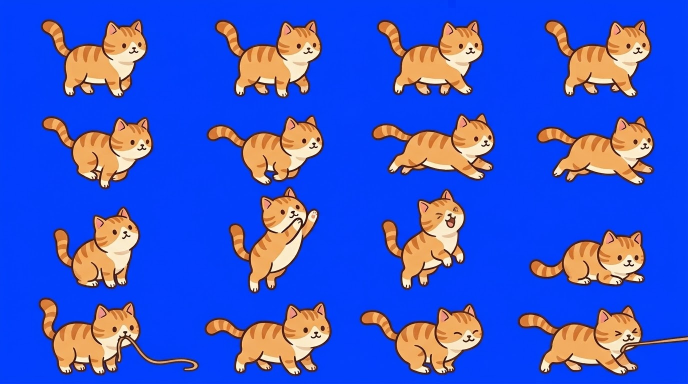
#> input picture tools/cat_sheet.jpg, 1376 x 768 px (shown at 1/2 size)
$ python cut_sheet.py
#> lines starting #> are read from the running program, lines starting #| are printed output that depends on the picture; after the words box and inside, x2 and y2 are one past the last pixel; in counts of white or black regions, pixels touching at a corner belong together
"""Cut the orange-tabby sprite sheet (4x4, blue chroma background) into transparent frames,
recolor it into all 13 breeds, and write per-breed atlases + js/sprites.js (frame metadata).
usage: python3 tools/cut_sheet.py <sheet.jpg>"""
import sys, json, colorsys, os

def save_png(img, path):
    q = img.quantize(colors=256, method=Image.FASTOCTREE, dither=Image.Dither.NONE)
    q.save(path, optimize=True)

import numpy as np
from PIL import Image
from scipy import ndimage as ndi

ROOT = os.path.dirname(os.path.dirname(os.path.abspath(__file__)))
OUT = os.path.join(ROOT, 'game', 'assets', 'cats')
SRC = sys.argv[1] if len(sys.argv) > 1 else os.path.join(ROOT, 'tools', 'cat_sheet.jpg')
POSES = ['walk1', 'walk2', 'walk3', 'walk4', 'stalk1', 'stalk2', 'run1', 'run2',
         'sit', 'paw', 'jump', 'lie', 'bite', 'alert', 'happy', 'pull']
LINE_FRAMES = {'bite', 'pull'}

im = np.asarray(Image.open(SRC).convert('RGB')).astype(np.float32)
H, W, _ = im.shape
#> H = 768; W = 1376
border = np.concatenate([im[:4].reshape(-1, 3), im[-4:].reshape(-1, 3), im[:, :4].reshape(-1, 3), im[:, -4:].reshape(-1, 3)])
BG = np.median(border, axis=0)
#> BG = [2, 63, 250]
print('bg', BG)
#| bg [  2.  63. 250.]
key = im[..., 2] - np.maximum(im[..., 0], im[..., 1])
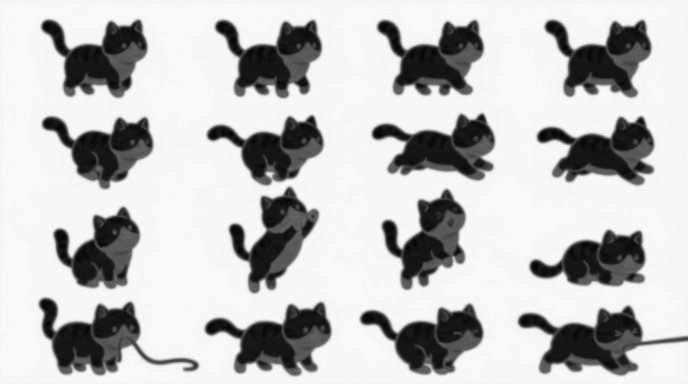
#> key: shape (768, 1376) float32 (shown at 1/2 size); min -176, max 200, mean 106.2; drawn with min black and max white
bgkey = BG[2] - max(BG[0], BG[1])
#> bgkey = 187
FGK = -40.0
alpha = np.clip((bgkey - 12 - key) / (bgkey - 12 - FGK), 0, 1)
alpha[alpha < 0.06] = 0
#> alpha: shape (768, 1376) float32; min 0, max 1, mean 0.281
alpha[alpha > 0.94] = 1
#> alpha: shape (768, 1376) float32; min 0, max 1, mean 0.281
# un-mix the blue background from semi transparent edge pixels, then despill
a3 = np.maximum(alpha, 1e-3)[..., None]
col = (im - (1 - alpha[..., None]) * BG) / a3
col = np.clip(col, 0, 255)
col[..., 2] = np.minimum(col[..., 2], np.maximum(col[..., 0], col[..., 1]))

mask = alpha > 0.5
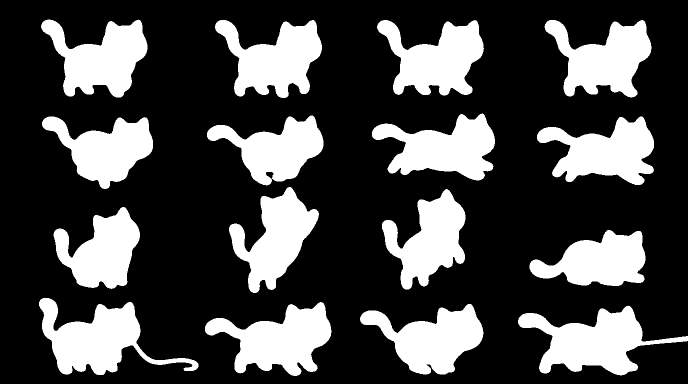
#> mask: shape (768, 1376) bool (shown at 1/2 size); 27.9% white; 16 white regions, largest, box (x1, y1, x2, y2) and area: (1036, 611, 1376, 751) 20791, (78, 596, 397, 750) 20721, (410, 604, 663, 752) 19900
lab, n = ndi.label(ndi.binary_dilation(mask, iterations=3))
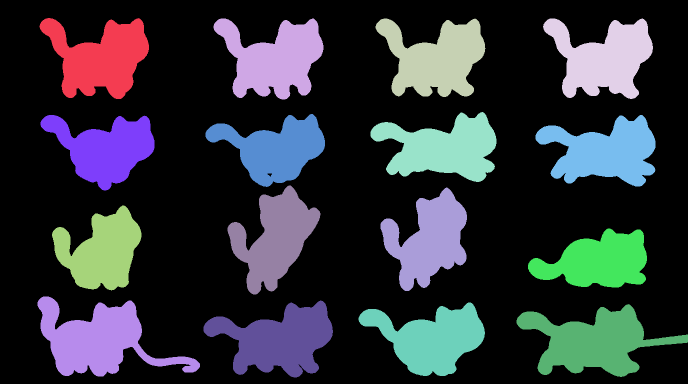
#> lab: shape (768, 1376) int32 (shown at 1/2 size); 17 distinct labels, from 0 to 16; one colour per label, 0 black
#> n = 16
sizes = ndi.sum(np.ones_like(lab), lab, range(n + 1))
#> sizes = 17 values, max 726720 at index 0, min 18148 at index 12, mean 62162.8
big = [i for i in range(1, n + 1) if sizes[i] > 4000]
#> big = [1, 2, 3, 4, 5, 6, 7, 8, 9, 10, 11, 12, 13, 14, 15, 16]
objs = []
for i in big:
    sl = ndi.find_objects((lab == i).astype(int))[0]
    objs.append((i, sl))
#> this loop made 16 passes
#> after the loop, objs = 16 items
assert len(objs) == 16, len(objs)
# rows by y centre, then x
objs.sort(key=lambda o: (o[1][0].start + o[1][0].stop) / 2)
rows = [sorted(objs[r * 4:(r + 1) * 4], key=lambda o: o[1][1].start) for r in range(4)]
#> rows = 4 items
objs = [o for r in rows for o in r]

frames = {}
disk = lambda r: (np.add.outer(np.arange(-r, r + 1) ** 2, np.arange(-r, r + 1) ** 2) <= r * r)
for pose, (i, sl) in zip(POSES, objs):
    y0, y1, x0, x1 = sl[0].start, sl[0].stop, sl[1].start, sl[1].stop
    m = (lab[y0:y1, x0:x1] == i)
    al = alpha[y0:y1, x0:x1] * ndi.binary_dilation(m, iterations=2)
    c = col[y0:y1, x0:x1].copy()
    mouth = None
    if pose in LINE_FRAMES:
        solid = al > 0.5
        body = ndi.binary_opening(solid, structure=disk(5))
        bl, bn = ndi.label(body)
        bs = ndi.sum(np.ones_like(bl), bl, range(bn + 1))
        body = bl == int(np.argmax(bs[1:]) + 1)
        keep = ndi.binary_dilation(body, structure=disk(7)) & solid
        keep = ndi.binary_fill_holes(keep)
        line = solid & ~keep
        touch = line & ndi.binary_dilation(keep, structure=disk(3))
        ys, xs = np.nonzero(touch)
        mouth = (float(xs.mean()), float(ys.mean())) if len(xs) else None
        soft = ndi.binary_dilation(keep, iterations=1)
        al = al * soft
    yy, xx = np.nonzero(al > 0.05)
    by0, by1, bx0, bx1 = yy.min(), yy.max() + 1, xx.min(), xx.max() + 1
    al = al[by0:by1, bx0:bx1]; c = c[by0:by1, bx0:bx1]
    if mouth: mouth = (mouth[0] - bx0, mouth[1] - by0)
    # ground anchor: bottom, horizontally at the alpha centroid of the lowest 25% (the feet)
    h, w = al.shape
    low = al[int(h * 0.75):]
    cxm = float((low.sum(0) * np.arange(w)).sum() / max(1e-6, low.sum()))
    frames[pose] = dict(alpha=al, rgb=c, ax=cxm, ay=float(h), mouth=mouth)
    print(pose, w, h, 'mouth', mouth)
#> this loop made 16 passes
#> (pose, i, y0, y1, x0, x1, bn, bs) on passes 13, 16: ('bite', 13, 593, 753, 75, 400, 2, [32598, 19200, 202]), ('pull', 16, 608, 754, 1033, 1376, 2, [30032, 19965, 81])
#> (pose, i, y0, y1, x0, x1, by0, by1) on passes 1 to 6: ('walk1', 1, 36, 198, 79, 298, 0, 162), ('walk2', 2, 37, 199, 427, 647, 0, 162), ('walk3', 3, 37, 194, 751, 971, 0, 157), ('walk4', 4, 37, 198, 1086, 1306, 0, 161), ('stalk1', 7, 230, 381, 81, 309, 0, 151), ('stalk2', 6, 228, 374, 411, 650, 0, 145)
#| walk1 218 162 mouth None
#| walk2 219 162 mouth None
#| walk3 219 157 mouth None
#| walk4 219 161 mouth None
#| stalk1 228 151 mouth None
#| stalk2 239 145 mouth None
#| run1 251 140 mouth None
#| run2 240 143 mouth None
#> (further printed lines are left out)
#> pass 1, `c = col[y0:y1, x0:x1].copy()`:
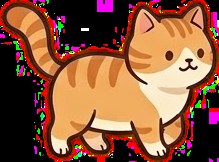
#> c: shape (162, 219, 3) float32; mean R, G, B 138.5, 86.9, 59.3
#> after the loop: body: shape (146, 343) bool; 39.9% white; 1 white region, box (x1, y1, x2, y2) and area: (3, 3, 252, 143) 19965
#> after the loop: keep: shape (146, 343) bool; 40% white; 1 white region, box (x1, y1, x2, y2) and area: (3, 3, 259, 143) 20036
#> after the loop: m: shape (146, 343) bool; 47.2% white; 1 white region, box (x1, y1, x2, y2) and area: (0, 0, 343, 146) 23622
#> after the loop: solid: shape (146, 343) bool; 41.5% white; 1 white region, box (x1, y1, x2, y2) and area: (3, 3, 343, 143) 20791
#> after the loop:
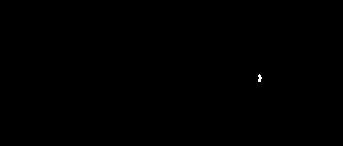
#> touch: shape (146, 343) bool; 0.04% white in thin lines or dots, all inside (x1, y1, x2, y2) = (258, 74, 262, 82)
#> after the loop, frames = 16 items

# ---------- recolor ----------
def smooth(e0, e1, x):
    t = np.clip((x - e0) / (e1 - e0), 0, 1); return t * t * (3 - 2 * t)

def field(seed, scale=6, sm=1.6):
    rs = np.random.RandomState(seed)
    f = ndi.gaussian_filter(rs.rand(scale * 8, scale * 8), sm * 4)
    f = (f - f.min()) / (f.max() - f.min()); return f

def sample(f, u, v):
    s = f.shape[0] - 1
    return f[np.clip((v * s).astype(int), 0, s), np.clip((u * s).astype(int), 0, s)]

def classify(rgb):
    r, g, b = rgb[..., 0] / 255, rgb[..., 1] / 255, rgb[..., 2] / 255
    mx = np.maximum(np.maximum(r, g), b); mn = np.minimum(np.minimum(r, g), b)
    v = mx; s = np.where(mx > 0, (mx - mn) / np.maximum(mx, 1e-6), 0)
    hue = np.zeros_like(v)
    d = np.maximum(mx - mn, 1e-6)
    hr = ((g - b) / d) % 6; hg = (b - r) / d + 2; hb = (r - g) / d + 4
    hue = np.where(mx == r, hr, np.where(mx == g, hg, hb)) * 60
    warm = smooth(8, 16, hue) * (1 - smooth(52, 62, hue))       # orange/cream family (not pink)
    pinkish = (1 - warm) * smooth(0.15, 0.3, s)
    recol = warm * smooth(0.32, 0.55, v)                       # not the dark outline
    recol = np.maximum(recol, smooth(0.8, 0.9, v) * smooth(0.25, 0.1, s) * (1 - pinkish))  # whites/cream
    wf = smooth(0.26, 0.5, s)                                  # fur vs. belly(cream)
    return v, s, recol, wf

V_FUR = 0.96; V_BEL = 0.96
def recolor(fr, spec, seed):
    rgb = fr['rgb']; al = fr['alpha']
    if spec is None: return rgb
    v, s, recol, wf = classify(rgb)
    h, w = v.shape
    vv, uu = np.mgrid[0:h, 0:w]
    u = uu / max(1, w - 1); vn = vv / max(1, h - 1)
    lr = np.clip(v / V_FUR, 0, 1.1)
    fur = np.array(spec['fur'], np.float32)
    furc = fur[None, None, :] * np.ones((h, w, 1), np.float32)
    bel = np.array(spec['belly'], np.float32)[None, None, :] * np.ones((h, w, 1), np.float32)
    pat = spec.get('pattern')
    if pat == 'calico' or pat == 'maneki':
        f1 = sample(field(seed), u, vn); f2 = sample(field(seed + 7), u, vn)
        o_th, k_th = (0.52, 0.56) if pat == 'calico' else (0.6, 0.64)
        om = smooth(o_th - 0.03, o_th + 0.03, f1)[..., None]; km = smooth(k_th - 0.03, k_th + 0.03, f2)[..., None]
        furc = furc * (1 - om) + np.array([240, 150, 70])[None, None] * om
        furc = furc * (1 - km) + np.array([70, 62, 66])[None, None] * km
    if pat == 'sabi':
        f1 = sample(field(seed, 10, 0.8), u, vn)
        om = smooth(0.55, 0.65, f1)[..., None]
        furc = furc * (1 - om) + np.array([200, 115, 55])[None, None] * om
        bel = bel * (1 - om * 0.6) + np.array([200, 130, 70])[None, None] * om * 0.6
    if pat in ('point', 'lilac'):
        m = al > 0.5
        cy, cxx = np.nonzero(m); my, mxx = cy.mean(), cxx.mean()
        dist = np.hypot((uu - mxx) / w, (vv - my) / h * 0.8)
        pm = smooth(0.30, 0.46, dist)[..., None]
        ptc = np.array([80, 55, 45] if pat == 'point' else [125, 110, 140])[None, None]
        furc = furc * (1 - pm) + ptc * pm
        bel = bel * (1 - pm * 0.8) + ptc * pm * 0.8
    g = spec.get('gamma', 1.0)
    shade_f = lr ** g
    shade_b = np.clip(v / V_BEL, 0, 1.05) ** spec.get('bgamma', 1.0)
    new = wf[..., None] * furc * shade_f[..., None] + (1 - wf[..., None]) * bel * shade_b[..., None]
    if spec.get('shine'):
        hi = smooth(0.3, 0.0, np.abs(u - vn * 0.6 - 0.25))[..., None] * 0.25
        new = new * (1 - hi) + 255 * hi
    new = np.clip(new, 0, 255)
    out = rgb * (1 - recol[..., None]) + new * recol[..., None]
    if spec.get('outline'):
        dark = (1 - recol)[..., None] * smooth(0.45, 0.2, v)[..., None]
        out = out * (1 - dark * 0.5) + np.array(spec['outline'])[None, None] * dark * 0.5
    return np.clip(out, 0, 255)

SPECS = {
    'chatora': None,
    'kijitora': dict(fur=[160, 122, 82], belly=[228, 214, 190], gamma=2.4),
    'kuro': dict(fur=[78, 72, 88], belly=[92, 86, 100], gamma=1.0, bgamma=1.0, outline=[25, 20, 30]),
    'sabatora': dict(fur=[172, 176, 184], belly=[238, 238, 242], gamma=2.6),
    'shiro': dict(fur=[250, 248, 244], belly=[255, 255, 255], gamma=0.35, bgamma=0.6),
    'hachiware': dict(fur=[74, 70, 82], belly=[252, 252, 250], gamma=0.9, outline=[25, 20, 30]),
    'cream': dict(fur=[247, 216, 160], belly=[253, 246, 232], gamma=0.9),
    'mike': dict(fur=[250, 247, 240], belly=[255, 253, 248], gamma=0.35, pattern='calico'),
    'sabi': dict(fur=[78, 56, 46], belly=[98, 74, 58], gamma=1.0, pattern='sabi', outline=[25, 15, 10]),
    'siamese': dict(fur=[240, 226, 200], belly=[250, 242, 228], gamma=0.5, pattern='point'),
    'oshare': dict(fur=[246, 238, 236], belly=[252, 248, 248], gamma=0.5, pattern='lilac'),
    'maneki': dict(fur=[252, 250, 246], belly=[255, 255, 252], gamma=0.3, pattern='maneki'),
    'kin': dict(fur=[246, 196, 52], belly=[255, 232, 140], gamma=1.6, shine=True),
}

# ---------- atlas layout (shared by all breeds) ----------
PAD = 6
S = 0.7  # atlas scale (keeps the download small; still crisp in the close-up window)
order = POSES
cols = 4
cw = max(f['alpha'].shape[1] for f in frames.values()) + PAD * 2
#> cw = 271
chh = max(f['alpha'].shape[0] for f in frames.values()) + PAD * 2
#> chh = 230
AW, AH = cw * cols, chh * ((len(order) + cols - 1) // cols)
#> AW = 1084; AH = 920
meta = {}
for k, p in enumerate(order):
    f = frames[p]; h, w = f['alpha'].shape
    ox = (k % cols) * cw + PAD; oy = (k // cols) * chh + PAD
    m = dict(x=int(ox), y=int(oy), w=int(w), h=int(h), ax=round(f['ax'], 1), ay=round(f['ay'], 1))
    if f['mouth']: m['mx'] = round(f['mouth'][0], 1); m['my'] = round(f['mouth'][1], 1)
    meta[p] = m
#> this loop made 16 passes
#> (ox, oy) on passes 2 to 13: (277, 6), (548, 6), (819, 6), (6, 236), (277, 236), (548, 236), (819, 236), (6, 466), (277, 466), (548, 466), (819, 466), (6, 696)
#> (ox, oy) on pass 1: (6, 6)
#> after the loop, meta = 16 items

ICONS = ['sit', 'happy', 'jump', 'walk1', 'lie']
for bi, (bid, spec) in enumerate(SPECS.items()):
    atlas = np.zeros((AH, AW, 4), np.float32)
    for p in order:
        f = frames[p]; m = meta[p]
        rgb = recolor(f, spec, 1000 + bi * 31)
        atlas[m['y']:m['y'] + m['h'], m['x']:m['x'] + m['w'], :3] = rgb
        atlas[m['y']:m['y'] + m['h'], m['x']:m['x'] + m['w'], 3] = f['alpha'] * 255
        if p in ICONS:
            ic = np.dstack([rgb, f['alpha'] * 255]).astype(np.uint8)
            save_png(Image.fromarray(ic, 'RGBA'), os.path.join(OUT, '%s_%s.png' % (bid, p)))
    img = Image.fromarray(atlas.astype(np.uint8), 'RGBA').resize((round(AW * S), round(AH * S)), Image.LANCZOS)
    save_png(img, os.path.join(OUT, 'atlas_%s.png' % bid))
#> this loop made 13 passes
#> pass 1, in recolor (call 2), `al = fr['alpha']`:
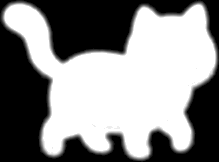
#> al: shape (162, 219) float32; min 0, max 1, mean 0.543
#> after the loop:
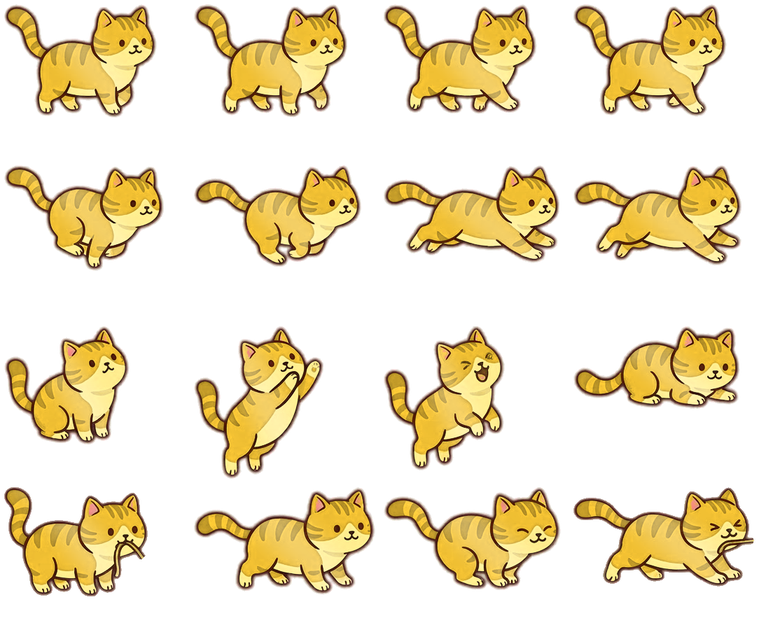
#> img: PIL image 759x644 RGBA; mean R, G, B, A 63.7, 49.9, 21.3, 75.2; transparent parts drawn white

for p, m in meta.items():
    for k in list(m.keys()): m[k] = round(m[k] * S, 1)
    x0 = int(m['x']) ; y0 = int(m['y'])
    dx, dy = m['x'] - x0, m['y'] - y0
    m['w'] = round(m['w'] + dx, 1); m['h'] = round(m['h'] + dy, 1)
    m['ax'] = round(m['ax'] + dx, 1); m['ay'] = round(m['ay'] + dy, 1)
    if 'mx' in m: m['mx'] = round(m['mx'] + dx, 1); m['my'] = round(m['my'] + dy, 1)
    m['x'] = x0; m['y'] = y0
#> this loop made 16 passes
#> p on passes 2 to 13: 'walk2', 'walk3', 'walk4', 'stalk1', 'stalk2', 'run1', 'run2', 'sit', 'paw', 'jump', 'lie', 'bite'
#> p on pass 1: 'walk1'
AW2, AH2 = round(AW * S), round(AH * S)
js = '/* generated by tools/cut_sheet.py — frame rects inside assets/cats/atlas_<breed>.png (same for all breeds).\n   ax/ay = ground anchor (feet), mx/my = mouth (where the fishing line attaches). All cats face RIGHT. */\n'
js += 'window.NK_SPRITES = ' + json.dumps({'poses': meta, 'w': AW2, 'h': AH2}, separators=(',', ':')) + ';\n'
open(os.path.join(ROOT, 'game', 'js', 'sprites.js'), 'w').write(js)
print('atlas', AW, AH)
#| atlas 1084 920
